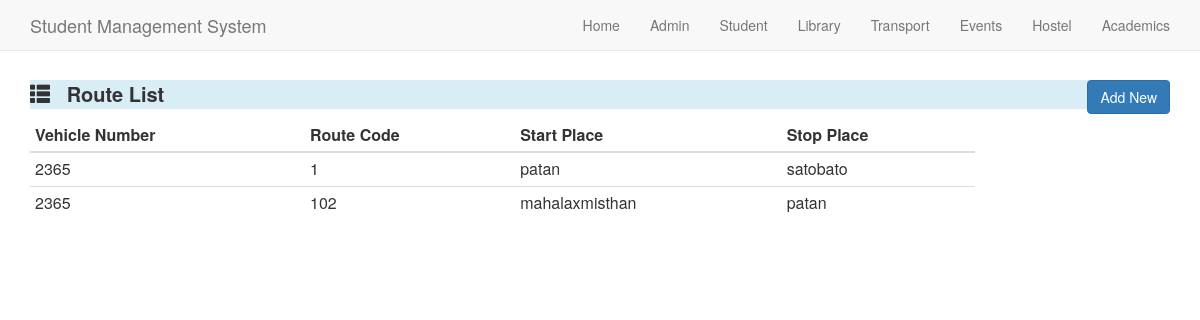
/routelist/, run on the app's committed database.
### Transport/models.py (models this page shows, shortened)
class Vehicle(models.Model):
    type_choices=(
        ('Contract','Contract'),
        ('Ownership','Ownership')
    )
    Vehicle_Number=models.CharField(max_length=15)
    No_Of_Seats=models.DecimalField(max_digits=3, decimal_places=0)
    Maximum_allowed=models.DecimalField(max_digits=3,decimal_places=0)
    Vehicle_type=models.CharField(max_length=10,choices=type_choices)
    def __str__(self):
        return '%s'%(self.Vehicle_Number)

class Route(models.Model):
    Vehicle_Number=models.ForeignKey(Vehicle,on_delete=models.CASCADE)
    Route_code=models.CharField(max_length=20)
    Start_place=models.CharField(max_length=25)
    Stop_place=models.CharField(max_length=25)

### Transport/views.py (the view)
# urls.py: url(r'^routelist/$',traview.Route_list,name='route_list'),
def Route_list(request):
    query =Route.objects.all()
    route_list = []
    for q in query:
        temp_dict = {}
        temp_dict['Vehicle_Number']= q.Vehicle_Number
        temp_dict['Route_code']=q.Route_code
        temp_dict['Start_place']=q.Start_place
        temp_dict['Stop_place']=q.Stop_place
        route_list.append(temp_dict)
    context_dict = {'query':route_list}
    return render(request,'routelist.html',context_dict)

### Transport/templates/routelist.html (shortened to what this page needs)
<html>
<head>
	<link rel="stylesheet" href="https://maxcdn.bootstrapcdn.com/bootstrap/3.3.7/css/bootstrap.min.css">
</head>
<body >
{% block content %}
  <nav class="navbar navbar-default navbar-fixed-top">
    <div class="container">
      <div class="navbar-header">
        <a class="navbar-brand" href="index.html">Student Management System</a>
      </div>
      <div class="collapse navbar-collapse" id="myNavbar">
        <ul class="nav navbar-nav navbar-right">
          <li><a href="/">Home</a></li>
          <li><a href="/admin">Admin</a></li>
          <li><a href="/student">Student</a></li>
          <li><a href="/library">Library</a></li>
          <li><a href="/transport">Transport</a></li>
          <li><a href="/events">Events</a></li>
          <li><a href="/hostel">Hostel</a></li>
          <li><a href="/academics">Academics</a></li>
        </ul>
      </div>
    </div>
  </nav>
 <br><br>
 <br>
 <br>
 <div class="container">
	<div class="row">
		<div class='col-md-12'>
			<p class="bg-info" style='font-size:20px;font-weight:bold;'>
				<span class="glyphicon glyphicon-th-list"></span>
				&nbsp;
				Route List
				<a href="/addroute" button type="button"   style="float: right" class="btn btn-primary">Add New</button></a>
			</p>
		</div>
	</div>		<div class='row'>
		<div class='col-md-10 pull-left'>
		<table class="table table-condensed">
			<thead>
		<tr>
			<th>Vehicle Number</th>
      <th>Route Code</th>
      <th>Start Place</th>
      <th>Stop Place</th>
		</tr>
			</thead>
			<tbody>
			{% for q in query %}
		<tr>
			<td>{{q.Vehicle_Number}}</td>
      <td>{{q.Route_code}}</td>
      <td>{{q.Start_place}}</td>
      <td>{{q.Stop_place}}</td>
		</tr>
		{% endfor %}
	</tbody>
	</table>
		</div>
	</div>
</div>
{% endblock %}

### data on the page
Vehicle: Vehicle_Number "2365", Route_code "1", Start_place "patan", Stop_place "satobato", Route_code "102", Start_place "mahalaxmisthan", Stop_place "patan"
